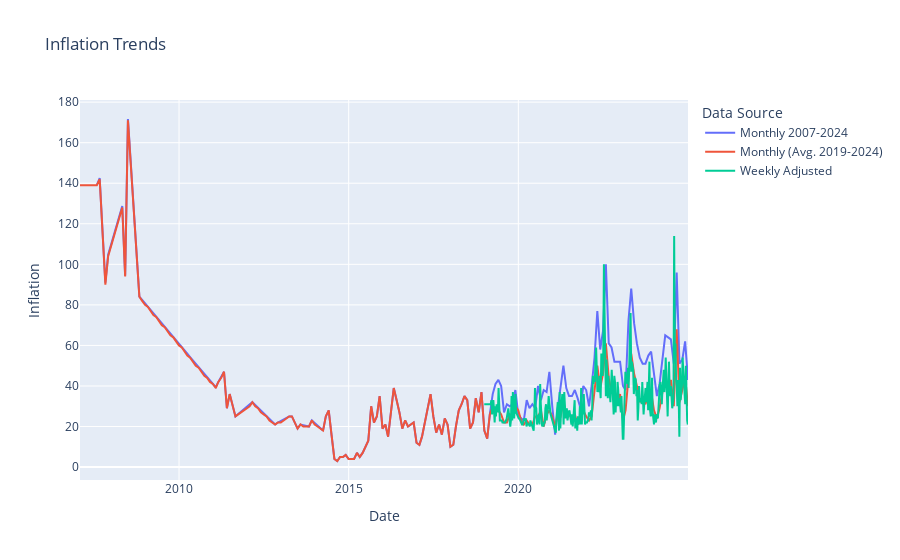

The notebook cell saved with this chart:
### Code cell
fig = go.Figure()
fig.add_trace(go.Scatter(x=gt_m_2007_2024.index, y=gt_m_2007_2024['Inflación'], mode='lines', name='Monthly 2007-2024'))
fig.add_trace(go.Scatter(x=GT_monthly.index, y=GT_monthly['Inflación'], mode='lines', name='Monthly (Avg. 2019-2024)'))
fig.add_trace(go.Scatter(x=GT_weekly.index, y=GT_weekly['Inflación'], mode='lines', name='Weekly Adjusted'))

fig.update_layout(
    title='Inflation Trends',
    xaxis_title='Date',
    yaxis_title='Inflation',
    legend_title='Data Source'
)
fig.show()

### Figure 1 — Plotly figure (JSON) as saved in the notebook; plotly's stock layout.template omitted (floating-point values rounded to 4 significant figures; data arrays with more than 128 entries replaced by an {"elided": "..."} marker saying what was removed)
{"data": [{"mode": "lines", "name": "Monthly 2007-2024", "type": "scatter", "x": {"elided": "216 str values"}, "y": {"elided": "216 float values"}}, {"mode": "lines", "name": "Monthly (Avg. 2019-2024)", "type": "scatter", "x": {"elided": "216 str values"}, "y": {"elided": "216 int values"}}, {"mode": "lines", "name": "Weekly Adjusted", "type": "scatter", "x": {"elided": "314 str values"}, "y": {"elided": "314 float values"}}], "layout": {"legend": {"title": {"text": "Data Source"}}, "title": {"text": "Inflation Trends"}, "xaxis": {"title": {"text": "Date"}}, "yaxis": {"title": {"text": "Inflation"}}}}
